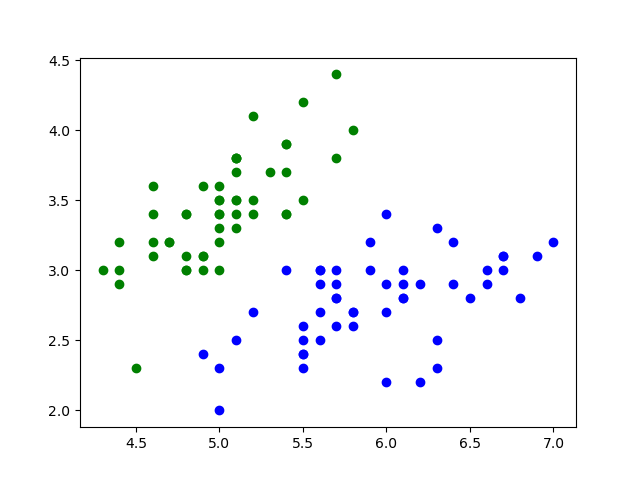

Recreate this plot in Python.
import pandas as pd 
from sklearn.datasets import load_iris
import  matplotlib.pyplot as plt
from sklearn.model_selection import train_test_split
from sklearn.svm import SVC 

iris = load_iris()

df = pd.DataFrame(iris.data, columns=iris.feature_names)

df['target'] = iris.target

df['flower_name'] = df.target.apply(lambda x: iris.target_names[x])

df0 = df[df.target==0]
df1 = df[df.target==1]
df2 = df[df.target==2]
plt.scatter(df0['sepal length (cm)'], df0['sepal width (cm)'], color='green', marker='o')
plt.scatter(df1['sepal length (cm)'], df1['sepal width (cm)'], color='blue', marker='o')
# plt.show()
# print (df)

X = df.drop(['target', 'flower_name'], axis='columns')
y = df.target
X_train, X_test, y_train, y_test = train_test_split(X,y, test_size=0.2)

model = SVC(kernel='linear')
model.fit(X_train, y_train)
print (model.score(X_test,y_test) )
